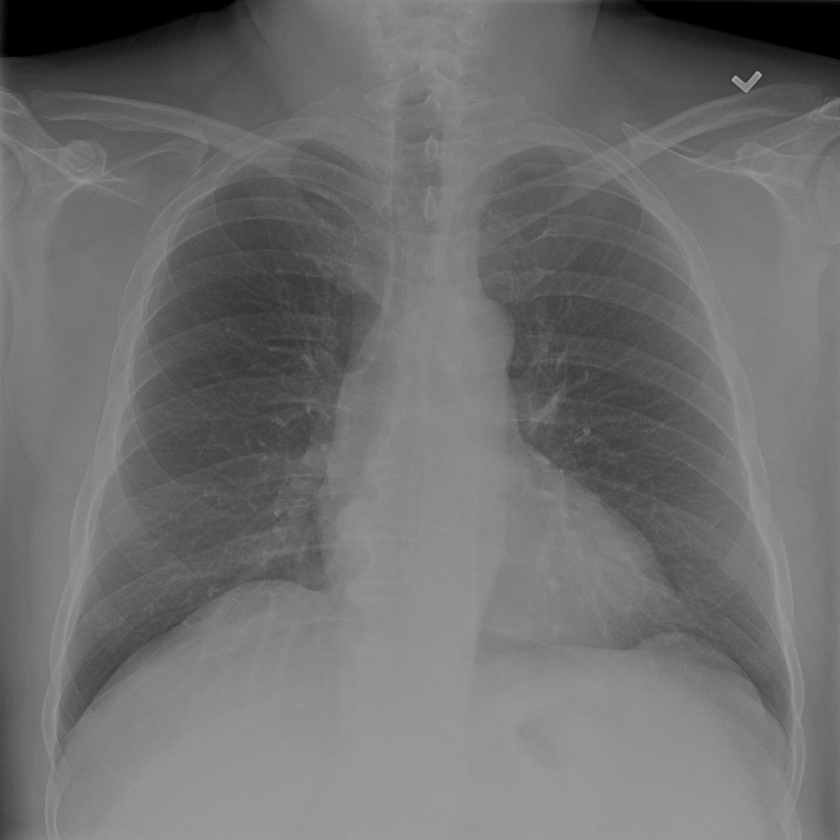
#> input picture image_process_python/images/contrast_00000109_005.png, 840 x 840 px, shrunk from 1024 x 1024 before the run, found by its file name
$ python improve_contrast.py
#> lines starting #> are read from the running program, lines starting #| are printed output that depends on the picture
### image_process_python/utils.py
import matplotlib.pyplot as plt


# Define a function using matplotlib to display the images
def show_image(image, title="Image", cmap_type="gray"):
    plt.imshow(image, cmap=cmap_type)
    plt.title(title)
    plt.axis("off")
    plt.show()


# [65 lines left out: functions show_image_contour, show_image_with_corners, show_detected_face, getFaceRectangle, mergeBlurryFace, not called in this run]

### image_process_python/filter_constrast_transform_morph/improve_contrast.py
""" Improve the contrast of an low contrast, ie., x-ray image """

import skimage
from utils import show_image
import matplotlib.pyplot as plt

chest_xray_image = skimage.io.imread(
    "/users/s0046425/git_projects/2025/data-camp-courses/image_process_python/images/contrast_00000109_005.png"
)
#> chest_xray_image is the input picture: shape (840, 840); min 0, max 176, mean 111.3
# Import the required module
from skimage import exposure

# Show original x-ray image and its histogram
show_image(chest_xray_image, "Original x-ray")

plt.title("Histogram of image")
plt.hist(chest_xray_image.ravel(), bins=256)
plt.show()
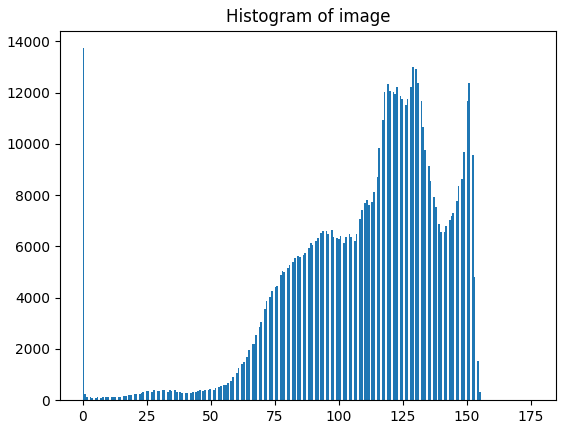
#> figure drawn by matplotlib, 1 panel; tallest bar 13736 high, from x = 0 to 0.688

# Use histogram equalization to improve the contrast
xray_image_eq = exposure.equalize_hist(chest_xray_image)
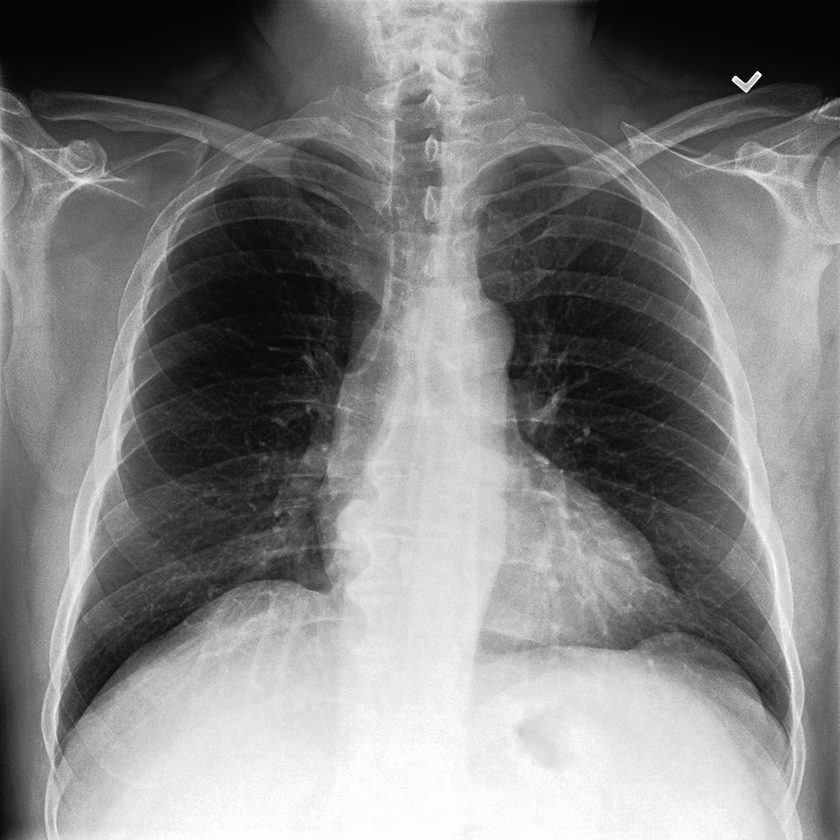
#> xray_image_eq: shape (840, 840) float64; min 0.0195, max 1, mean 0.506

# Show the resulting image
plt.title("Histogram of equalized image")
plt.hist(xray_image_eq.ravel(), bins=256)
plt.show()
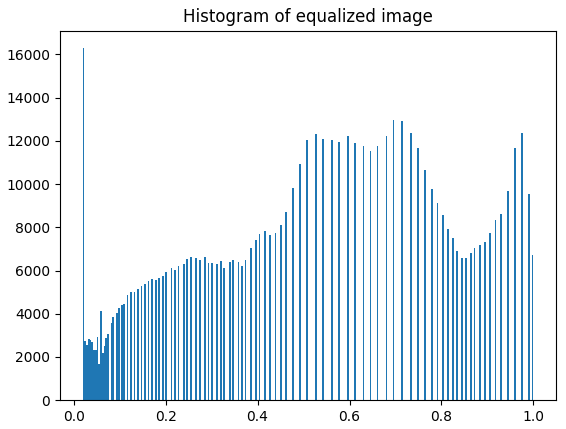
#> figure drawn by matplotlib, 1 panel; tallest bar 16290 high, from x = 0.0195 to 0.0233

show_image(xray_image_eq, "Resulting image")

$ run again, with image_process_python/images/damaged_astronaut.png copied over image_process_python/images/contrast_00000109_005.png
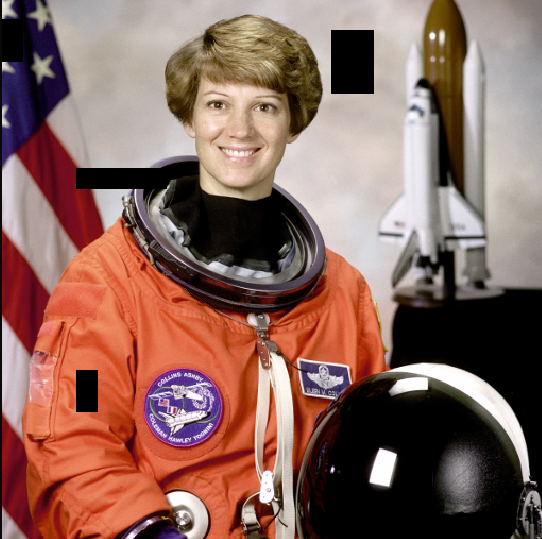
#> input picture image_process_python/images/damaged_astronaut.png, 542 x 539 px, found by its file name
#> chest_xray_image is the input picture: shape (539, 542, 3); mean R, G, B 138, 102.6, 93.2
#> `xray_image_eq = exposure.equalize_hist(chest_xray_image)`:
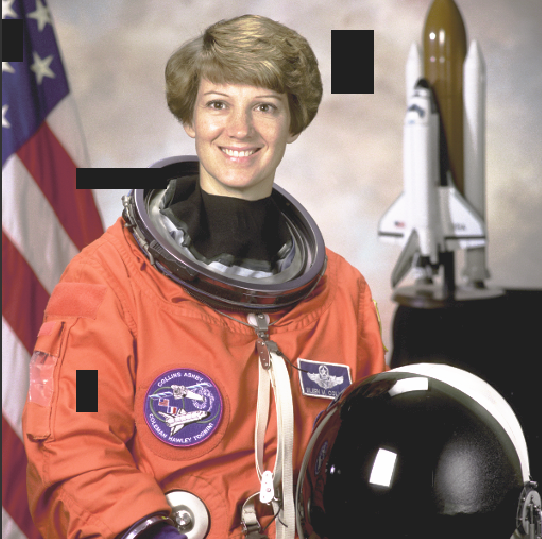
#> xray_image_eq: shape (539, 542, 3) float64; mean R, G, B 0.605, 0.478, 0.448
#> `plt.show()`:
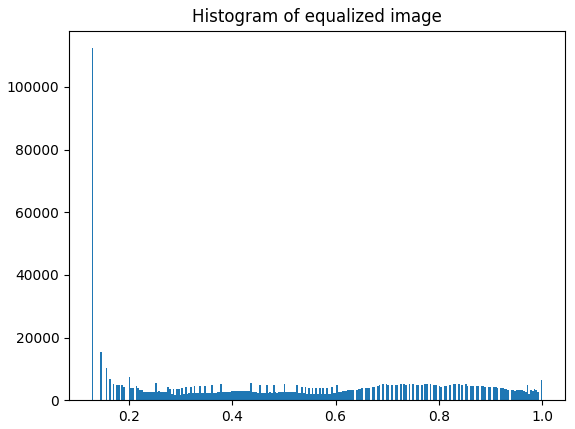
#> figure drawn by matplotlib, 1 panel; tallest bar 112387 high, from x = 0.128 to 0.132

$ run again, with image_process_python/images/chinese.jpg saved as image_process_python/images/contrast_00000109_005.png
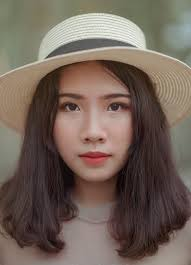
#> input picture image_process_python/images/chinese.jpg, 191 x 265 px, found by its file name
#> chest_xray_image is the input picture: shape (265, 191, 3); mean R, G, B 114.6, 99.2, 89
#> `xray_image_eq = exposure.equalize_hist(chest_xray_image)`:
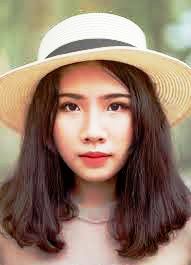
#> xray_image_eq: shape (265, 191, 3) float64; mean R, G, B 0.59, 0.495, 0.424
#> `plt.show()`:
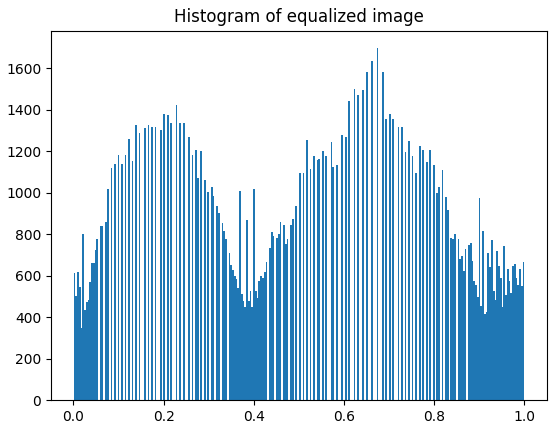
#> figure drawn by matplotlib, 1 panel; tallest bar 1697 high, from x = 0.672 to 0.676
